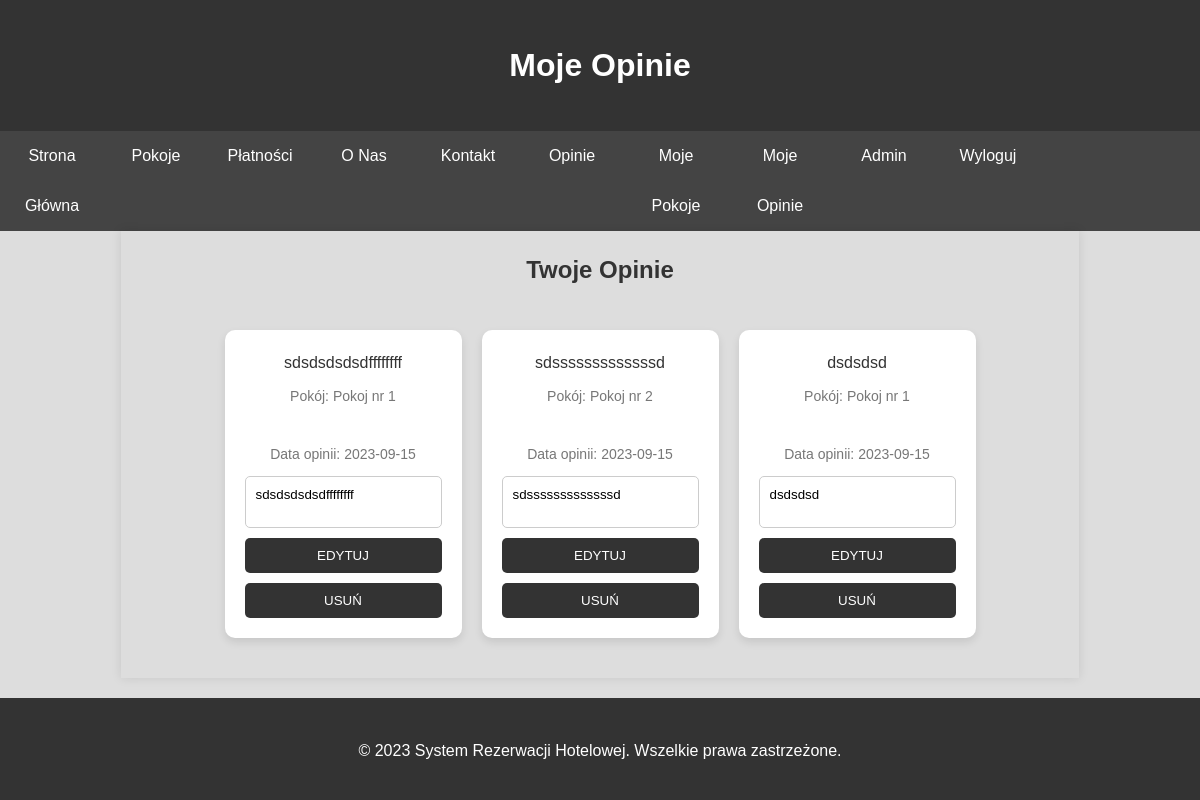
The app's page /my_reviews.php (signed in) with its own data.
### tables this page shows
CREATE TABLE `reviews` (
  `review_id` int(11) NOT NULL,
  `user_id` int(11) DEFAULT NULL,
  `room_id` int(11) DEFAULT NULL,
  `review_text` text DEFAULT NULL,
  `review_date` date DEFAULT NULL
);

CREATE TABLE `rooms` (
  `room_id` int(11) NOT NULL,
  `room_name` varchar(255) NOT NULL,
  `room_description` text DEFAULT NULL,
  `room_image` varchar(255) DEFAULT NULL,
  `is_available` tinyint(1) DEFAULT 1,
  `price` decimal(10,2) NOT NULL DEFAULT 0.00
);

### my_reviews.php (the view, shortened to what this page needs)
<?php
include 'includes/db_connection.php';
$sql = "SELECT reviews.review_id, rooms.room_name, reviews.review_text, reviews.review_date
        FROM reviews
        JOIN rooms ON reviews.room_id = rooms.room_id
        WHERE reviews.user_id = ?";
if ($stmt = $conn->prepare($sql)) {
    $stmt->bind_param('i', $param_user_id);
    if ($stmt->execute()) {
        $result = $stmt->get_result();
        $reviews = [];
        while ($review = $result->fetch_assoc()) {
            $reviews[] = $review;
        }
    } else {
        echo 'Ups! Coś poszło nie tak. Spróbuj ponownie później.';
    }
}
?>
<!DOCTYPE html>
<html lang='pl'>
<head>
    <link rel='stylesheet' href='./assets/css/styles.css'>
</head>
<body>
    <header>
        <h1>Moje Opinie</h1>
    </header>
    <nav>
        <ul>
            <li><a href='index.php'>Strona Główna</a></li>
            <li><a href='available_rooms.php'>Pokoje</a></li>
            <li><a href='payments.php'>Płatności</a></li>
            <li><a href='about.php'>O Nas</a></li>
            <li><a href='contact.php'>Kontakt</a></li>
            <li><a href='reviews.php'>Opinie</a></li>
            <li><a href='my_rooms.php'>Moje Pokoje</a></li>
            <li><a href='my_reviews.php'>Moje Opinie</a></li>
            <?php if (isset($_SESSION['role']) && $_SESSION['role'] == 'admin'): ?>
                <li><a href='admin_panel.php'>Admin</a></li>
            <?php endif; ?>
            <li><a href='logout.php'>Wyloguj</a></li>
        </ul>
    </nav>
    <div class="centered-container">
        <main>
            <section class='user-reviews'>
                <h2>Twoje Opinie</h2>
                <div class="reviews-container">
                    <?php foreach ($reviews as $review): ?>
                        <div class='review review-card'>
                            <p>
                                <?php echo $review['review_text']; ?>
                            </p>
                            <small>Pokój:
                                <?php echo $review['room_name']; ?>
                            </small>
                            <br>
                            <small>Data opinii:
                                <?php echo $review['review_date']; ?>
                            </small>
                            <form action='edit_review.php' method='post'>
                                <textarea name='review_text'><?= $review['review_text'] ?></textarea>
                                <input type='submit' value='Edytuj'>
                            </form>
                            <form action='delete_review.php' method='post'>
                                <input type='submit' value='Usuń'>
                            </form>
                        </div>
                    <?php endforeach; ?>
            </section>
        </main>
    </div>
    <footer>
        <p>&copy; 2023 System Rezerwacji Hotelowej. Wszelkie prawa zastrzeżone.</p>
    </footer>
</body>
</html>

### assets/css/styles.css (style rules this page uses)
* { padding: 0; margin: 0; box-sizing: border-box; }
body, h1, h2, h3, p, ul, li, a, input, textarea, select, button { font-family: 'Arial', sans-serif; }
body { background-color: #ddd; color: #333; font-size: 16px; line-height: 1.6; }
header, footer { background-color: #333; color: #fff; text-align: center; padding: 40px 0; }
footer { margin-top: 20px; }
nav ul { display: flex; list-style-type: none; background-color: #444; }
nav ul li { float: left; width: 7%; margin: 0 10px; }
nav ul li a { display: block; color: #fff; text-align: center; text-decoration: none; line-height: 50px; border-radius: 5px; transition: background-color 0.3s, transform 0.3s; }
main { display: flex; padding: 20px; background-color: #ddd; box-shadow: 0 0 10px rgba(0, 0, 0, 0.1); }
.form-group input, .form-group textarea, .form-group select, button, input[type='submit'] { width: 100%; padding: 10px; border: 1px solid #ccc; border-radius: 5px; cursor: pointer; }
button, input[type='submit'] { background-color: #333; text-transform: uppercase; color: #fff; }
.centered-container { display: flex; justify-content: center; align-items: center; }
.reviews-container { display: flex; flex-wrap: wrap; gap: 20px; justify-content: center; }
.review-card { min-width: calc(33.33% - 20px); background-color: #fff; padding: 20px; text-align: center; box-shadow: 0 4px 8px rgba(0, 0, 0, 0.1); border-radius: 10px; transition: transform 0.3s; margin-bottom: 20px; }
.user-reviews h2 { text-align: center; margin-bottom: 20px; width: 100%; }
.user-reviews { display: flex; flex-wrap: wrap; gap: 20px; justify-content: center; }
.review-card small { display: block; margin-top: 10px; font-size: 14px; color: #777; }
.review-card form { margin-top: 10px; }
.user-reviews textarea { width: 100%; padding: 10px; border: 1px solid #ccc; border-radius: 5px; margin: 10px auto; display: block; resize: none; }
.review-card input[type='submit'] { width: 100%; padding: 10px; background-color: #333; color: #fff; border: none; border-radius: 5px; cursor: pointer; transition: background-color 0.3s; }

### records on screen
reviews: review_text "sdsdsdsdsdffffffff", room.room_name "Pokoj nr 1", review_date "2023-09-15"
reviews: review_text "sdsssssssssssssd", room.room_name "Pokoj nr 2", review_date "2023-09-15"
reviews: review_text "dsdsdsd", room.room_name "Pokoj nr 1", review_date "2023-09-15"
